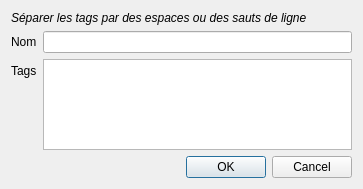
<?xml version="1.0" encoding="UTF-8"?>
<ui version="4.0">
 <class>customWindow</class>
 <widget class="QDialog" name="customWindow">
  <property name="windowModality">
   <enum>Qt::WindowModal</enum>
  </property>
  <property name="geometry">
   <rect>
    <x>0</x>
    <y>0</y>
    <width>363</width>
    <height>189</height>
   </rect>
  </property>
  <property name="windowTitle">
   <string>Grabber - Ajouter un site</string>
  </property>
  <property name="windowIcon">
   <iconset resource="../resources.qrc">
    <normaloff>:/images/icon.ico</normaloff>:/images/icon.ico</iconset>
  </property>
  <layout class="QFormLayout" name="formLayout">
   <item row="0" column="0" colspan="2">
    <widget class="QLabel" name="label_3">
     <property name="text">
      <string>&lt;i&gt;Séparer les tags par des espaces ou des sauts de ligne&lt;/i&gt;</string>
     </property>
    </widget>
   </item>
   <item row="1" column="0">
    <widget class="QLabel" name="label">
     <property name="text">
      <string>Nom</string>
     </property>
    </widget>
   </item>
   <item row="1" column="1">
    <widget class="QLineEdit" name="lineName"/>
   </item>
   <item row="2" column="0">
    <widget class="QLabel" name="label_2">
     <property name="text">
      <string>Tags</string>
     </property>
    </widget>
   </item>
   <item row="2" column="1">
    <widget class="QTextEdit" name="textTags"/>
   </item>
   <item row="3" column="0" colspan="2">
    <widget class="QDialogButtonBox" name="buttonBox">
     <property name="orientation">
      <enum>Qt::Horizontal</enum>
     </property>
     <property name="standardButtons">
      <set>QDialogButtonBox::Cancel|QDialogButtonBox::Ok</set>
     </property>
    </widget>
   </item>
  </layout>
 </widget>
 <resources>
  <include location="../resources.qrc"/>
 </resources>
 <connections>
  <connection>
   <sender>buttonBox</sender>
   <signal>accepted()</signal>
   <receiver>customWindow</receiver>
   <slot>accept()</slot>
   <hints>
    <hint type="sourcelabel">
     <x>236</x>
     <y>87</y>
    </hint>
    <hint type="destinationlabel">
     <x>157</x>
     <y>274</y>
    </hint>
   </hints>
  </connection>
  <connection>
   <sender>buttonBox</sender>
   <signal>rejected()</signal>
   <receiver>customWindow</receiver>
   <slot>reject()</slot>
   <hints>
    <hint type="sourcelabel">
     <x>252</x>
     <y>87</y>
    </hint>
    <hint type="destinationlabel">
     <x>286</x>
     <y>274</y>
    </hint>
   </hints>
  </connection>
 </connections>
</ui>
